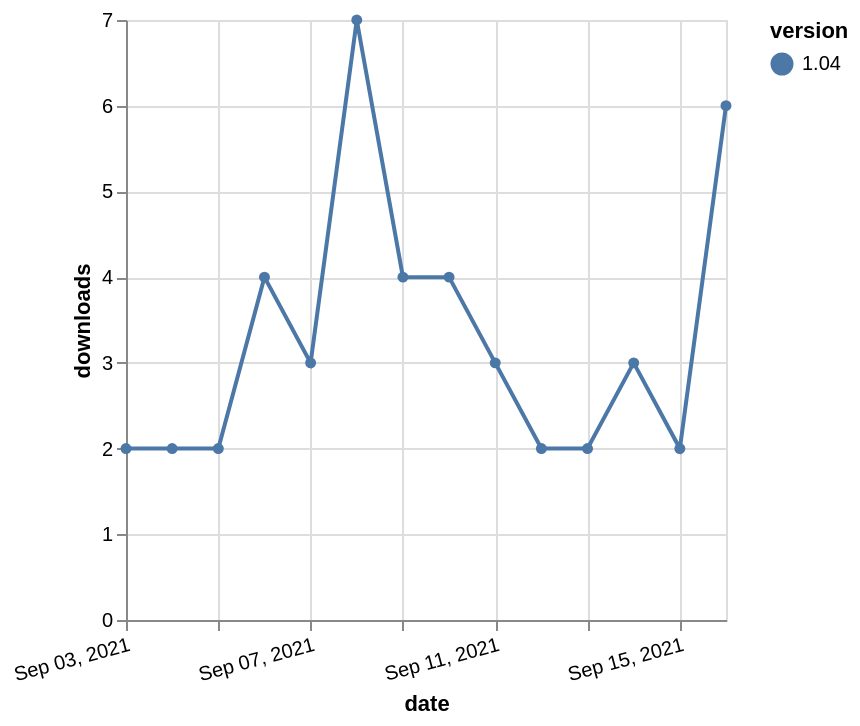

Describe this chart as a Vega-Lite specification.
### Vega-Lite specification from a JSON file in a GitHub repository (floating-point values rounded to 4 significant figures)
{"$schema": "https://vega.github.io/schema/vega-lite/v5.json", "description": "A simple bar chart with embedded data.", "data": {"values": [{"date": "2021-09-03", "total": 3426, "delta": 2, "version": "1.04"}, {"date": "2021-09-04", "total": 3428, "delta": 2, "version": "1.04"}, {"date": "2021-09-05", "total": 3430, "delta": 2, "version": "1.04"}, {"date": "2021-09-06", "total": 3434, "delta": 4, "version": "1.04"}, {"date": "2021-09-07", "total": 3437, "delta": 3, "version": "1.04"}, {"date": "2021-09-08", "total": 3444, "delta": 7, "version": "1.04"}, {"date": "2021-09-09", "total": 3448, "delta": 4, "version": "1.04"}, {"date": "2021-09-10", "total": 3452, "delta": 4, "version": "1.04"}, {"date": "2021-09-11", "total": 3455, "delta": 3, "version": "1.04"}, {"date": "2021-09-12", "total": 3457, "delta": 2, "version": "1.04"}, {"date": "2021-09-13", "total": 3459, "delta": 2, "version": "1.04"}, {"date": "2021-09-14", "total": 3462, "delta": 3, "version": "1.04"}, {"date": "2021-09-15", "total": 3464, "delta": 2, "version": "1.04"}, {"date": "2021-09-16", "total": 3470, "delta": 6, "version": "1.04"}]}, "width": "container", "mark": {"type": "line", "point": {"filled": true}}, "encoding": {"x": {"field": "date", "type": "temporal", "timeUnit": "yearmonthdate", "title": "date", "axis": {"labelAngle": -15}}, "y": {"field": "delta", "type": "quantitative", "title": "downloads"}, "color": {"field": "version", "type": "nominal"}, "tooltip": {"field": "delta"}}}
